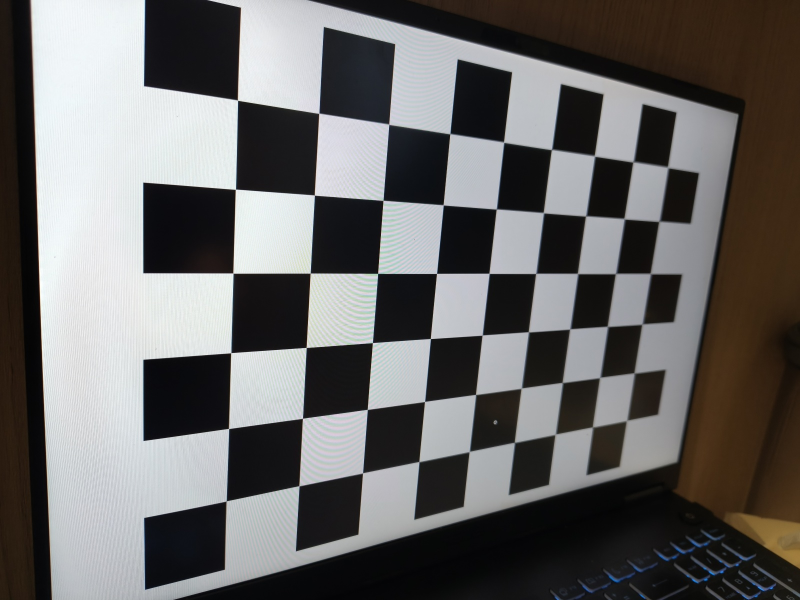
#> input picture q2_calib/calib_images/10aa432a30bf0bb5145383d28557e5f5.jpg, 1600 x 1200 px (shown at 1/2 size); its folder holds only this picture in this run
$ python calibrate.py
#> lines starting #> are read from the running program, lines starting #| are printed output that depends on the picture
"""
题二 · 相机标定脚本

用法：
    .venv\\Scripts\\python.exe q2_calib/calibrate.py
    .venv\\Scripts\\python.exe q2_calib/calibrate.py --dir q2_calib/calib_images
    .venv\\Scripts\\python.exe q2_calib/calibrate.py --square 17.9    # 实测方格边长(mm)

流程：
    findChessboardCorners 提角点 → cornerSubPix 亚像素精化 → calibrateCamera 求解
    → 用求得的参数把三维点反投影回图像，与实测角点求残差（这就是重投影误差）

输出：
    results/camera_calib.npz    给后续脚本读（undistort / measure）
    results/camera_calib.json   给人看
    q2_figs/corners_detected.png  角点检测结果拼图
"""

import argparse
import json
from pathlib import Path

import cv2
import numpy as np

BOARD_INNER = (9, 6)
# 本项目走屏幕方案，方格边长由显示器 PPI 决定，实测 25.0 mm。
# 若改用 A4 打印版，此处应为 18.0（且必须确认打印未被缩放）。
DEFAULT_SQUARE_MM = 25.0
HERE = Path(__file__).parent

# 畸变模型的自由度。手机 ISP 常已做几何矫正，解到 k3 容易过拟合，
# 表现为「径向映射在画面内折叠」——去畸变图四角撕裂。可按需收紧。
DIST_FLAGS = {
    "full": 0,
    "k3fix": cv2.CALIB_ZERO_TANGENT_DIST | cv2.CALIB_FIX_K3,
    "k1only": cv2.CALIB_ZERO_TANGENT_DIST | cv2.CALIB_FIX_K2 | cv2.CALIB_FIX_K3,
}


def parse_args():
    ap = argparse.ArgumentParser()
    ap.add_argument("--dir", default=str(HERE / "calib_images"), help="标定图目录")
    ap.add_argument("--cols", type=int, default=BOARD_INNER[0], help="内角点列数")
    ap.add_argument("--rows", type=int, default=BOARD_INNER[1], help="内角点行数")
    ap.add_argument("--square", type=float, default=DEFAULT_SQUARE_MM,
                    help="实测方格边长(mm)。本项目屏幕实测 25.0；A4 打印版为 18.0")
    ap.add_argument("--model", choices=list(DIST_FLAGS), default="full",
                    help="畸变模型自由度：full=解 k1,k2,p1,p2,k3；"
                         "k3fix=固定 k3、零切向；k1only=只解 k1（最保守）")
    ap.add_argument("--out", default=str(HERE / "results"))
    ap.add_argument("--figs", default=str(HERE / "q2_figs"))
    return ap.parse_args()


def imread_upright(path: Path):
    """读图并按 EXIF 转正。

    手机竖拍的照片像素是横的，方向信息只在 EXIF 里，cv2.imread 不读 EXIF。
    虽然角点照样能检出（标定结果不受影响），但拼图和报告里的图会全躺倒。
    优先用 PIL 按 EXIF 转正，失败时退回 cv2。
    """
    try:
        from PIL import Image, ImageOps
    except ImportError:
        return cv2.imread(str(path))

    try:
        with Image.open(path) as im:
#> im is the input picture: PIL image 1600x1200 RGB; mean R, G, B 105.3, 104, 103.1
            im = ImageOps.exif_transpose(im).convert("RGB")
            arr = np.array(im)
        return arr[:, :, ::-1].copy()
    except Exception:
        return cv2.imread(str(path))


def collect(img_dir: Path, pattern, square_mm):
    """遍历图片，返回 objpoints / imgpoints / 每张图的覆盖率 / 跳过的文件。"""
    # 世界坐标：棋盘平铺在 z=0 平面上，一格一个单位。
    # 这里用 mm 为单位，后续 solvePnP 解出的 tvec 就直接是 mm。
    objp = np.zeros((pattern[0] * pattern[1], 3), np.float32)
    objp[:, :2] = np.mgrid[0:pattern[0], 0:pattern[1]].T.reshape(-1, 2) * square_mm

    criteria = (cv2.TERM_CRITERIA_EPS + cv2.TERM_CRITERIA_MAX_ITER, 50, 1e-4)
    files = sorted([p for p in img_dir.iterdir()
                    if p.suffix.lower() in {".jpg", ".jpeg", ".png", ".bmp"}])

    objpoints, imgpoints, records, failed = [], [], [], []
    for f in files:
        img = imread_upright(f)
        if img is None:
            failed.append((f.name, "读取失败"))
            continue
        gray = cv2.cvtColor(img, cv2.COLOR_BGR2GRAY)
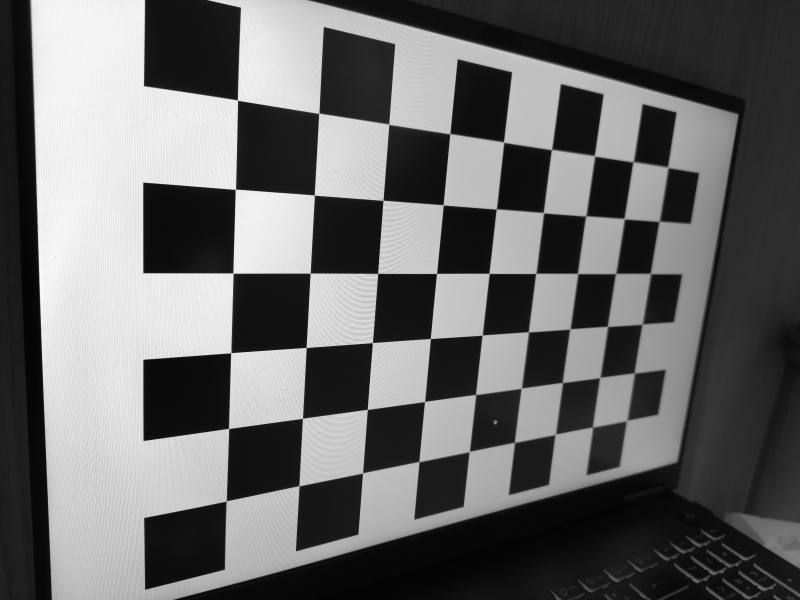
#> gray: shape (1200, 1600) (shown at 1/2 size); min 2, max 254, mean 104.3
        found, corners = cv2.findChessboardCorners(
            gray, pattern,
            cv2.CALIB_CB_ADAPTIVE_THRESH | cv2.CALIB_CB_NORMALIZE_IMAGE,
        )
#> found = True; corners = 54 rows, first 8: [478, 203], [638.1, 227.2], [778.3, 249.1], [900, 268.4], [1007.8, 285.4], [1102.8, 300.2], [1188.8, 312.5], [1265.7, 325]
        if not found:
            # 行列对调说明这张图是竖着拍的（手机常见）。强制旋转会让角点顺序
            # 与其他图不一致，进而污染 objp，所以这里只报错不擅自处理。
            rev = (pattern[1], pattern[0])
            ok_rev, _ = cv2.findChessboardCorners(
                gray, rev,
                cv2.CALIB_CB_ADAPTIVE_THRESH | cv2.CALIB_CB_NORMALIZE_IMAGE,
            )
            if ok_rev:
                failed.append((f.name, f"方向旋转 90°（内角点呈 {rev[0]}x{rev[1]}）"))
            else:
                failed.append((f.name, "未检出角点"))
            continue
        corners = cv2.cornerSubPix(gray, corners, (11, 11), (-1, -1), criteria)
#> corners = 54 rows, first 8: [475.5, 200.7], [638.1, 227], [778.1, 248.9], [900.2, 268], [1007.7, 284.7], [1103.4, 299.5], [1189.2, 312.4], [1266.5, 324.3]
        objpoints.append(objp)
        imgpoints.append(corners)
        x, y, w, h = cv2.boundingRect(corners.astype(np.int32))
#> x = 452; y = 200; w = 884; h = 803
        cover = 100.0 * (w * h) / (img.shape[0] * img.shape[1])
#> cover = 36.97
        records.append({"file": f.name, "size": img.shape[:2][::-1],
                        "cover": cover, "corners": corners, "image": img})

    return objpoints, imgpoints, records, failed


def main():
    args = parse_args()
    img_dir = Path(args.dir)
    pattern = (args.cols, args.rows)

    if not img_dir.exists():
        print(f"[错误] 目录不存在：{img_dir}")
        print("  先跑 q2_calib/capture_calib.py 采集标定图。")
        return

    print(f"[读取] {img_dir}")
    print(f"[棋盘] 内角点 {pattern[0]}x{pattern[1]}，方格 {args.square} mm\n")

    objpoints, imgpoints, records, failed = collect(img_dir, pattern, args.square)
#> objpoints = 1 item; imgpoints = 1 item; records = 1 item; failed = []

    if failed:
        print(f"[跳过 {len(failed)} 张]")
        for name, why in failed:
            print(f"   {name:24s} {why}")
        print()

    if len(objpoints) < 6:
        print(f"[错误] 仅 {len(objpoints)} 张可用于标定，至少需要 6 张，建议 15 张以上。")
#| [错误] 仅 1 张可用于标定，至少需要 6 张，建议 15 张以上。
        print("  重拍时注意：棋盘要完整入镜、光照均匀、避免反光和运动模糊。")
        return

    h, w = records[0]["size"][1], records[0]["size"][0]
    print(f"[开始标定] 有效图 {len(objpoints)} 张，分辨率 {w}x{h}")

    rms, K, dist, rvecs, tvecs = cv2.calibrateCamera(
        objpoints, imgpoints, (w, h), None, None, flags=DIST_FLAGS[args.model]
    )

    # 逐张重投影误差：把世界坐标点用解出的内外参投回图像，与检出的亚像素角点比距离
    per_image = []
    for i, rec in enumerate(records):
        proj, _ = cv2.projectPoints(objpoints[i], rvecs[i], tvecs[i], K, dist)
        err = float(np.linalg.norm(imgpoints[i].reshape(-1, 2) - proj.reshape(-1, 2), axis=1).mean())
        per_image.append((rec["file"], err, rec["cover"]))

    print("\n  每张图的重投影误差：")
    for name, err, cover in per_image:
        flag = "  <-- 偏大，建议重拍" if err > 1.0 else ""
        print(f"    {name:24s} 覆盖率 {cover:5.1f}%   误差 {err:6.3f} px{flag}")

    dist_v = dist.ravel()
    print("\n" + "=" * 60)
    print("标定结果")
    print("=" * 60)
    print(f"图像尺寸        {w} x {h}")
    print(f"内参矩阵 K")
    print(f"  [[{K[0, 0]:10.3f}   0           {K[0, 2]:10.3f}]")
    print(f"   [  0           {K[1, 1]:10.3f}   {K[1, 2]:10.3f}]")
    print(f"   [  0             0             1        ]]")
    print(f"  fx = {K[0, 0]:.3f}   fy = {K[1, 1]:.3f}   cx = {K[0, 2]:.3f}   cy = {K[1, 2]:.3f}")
    print(f"  主点偏离画面中心 dx = {K[0, 2] - w / 2:+.2f} px, "
          f"dy = {K[1, 2] - h / 2:+.2f} px")
    print(f"  fx / fy = {K[0, 0] / K[1, 1]:.5f}   （实际像素是正方形，理想值 1.0）")
    print(f"\n畸变系数 (k1, k2, p1, p2, k3)")
    print(f"  {np.array2string(dist_v, precision=6, separator=', ')}")
    print(f"\n重投影误差 RMS = {rms:.4f} px")
    print(f"  判定：", end="")
    if rms < 0.5:
        print("很好（< 0.5 px）")
    elif rms < 1.0:
        print("可接受（0.5 ~ 1.0 px）")
    else:
        print("偏大（> 1.0 px），检查是否有模糊/反光/角点检出错误的图")

    # ---- 畸变模型自洽性：径向映射在画面内必须单调 ----
    # r_d = r(1 + k1r² + k2r⁴ + k3r⁶)，导数变负意味着该半径处映射折叠，
    # 去畸变时四角会撕裂/重影。这是高阶系数过拟合的典型症状。
    k1_, k2_, _, _, k3_ = dist_v[:5]
    r_corner = max(
        np.hypot((u - K[0, 2]) / K[0, 0], (v - K[1, 2]) / K[1, 1])
        for u, v in [(0, 0), (w, 0), (0, h), (w, h)]
    )
    rs = np.linspace(0, r_corner * 1.2, 4000)
    deriv = 1 + 3 * k1_ * rs**2 + 5 * k2_ * rs**4 + 7 * k3_ * rs**6
    bad = np.where(deriv <= 0)[0]
    print(f"\n[畸变模型] 画面角落归一化半径 r_corner = {r_corner:.4f}")
    if not bad.size:
        print("  径向映射在画面内单调，模型自洽 ✓")
    elif rs[bad[0]] < r_corner:
        print(f"  ⚠ 径向映射在 r = {rs[bad[0]]:.4f} 处开始折叠，落在画面内。")
        print("    高阶系数过拟合，去畸变图四角可能出现撕裂。")
        print("    对策：加 --model k3fix 重跑；或补拍「棋盘占画面 30% 以上、落在四角」的图。")
    else:
        print(f"  折叠点在 r = {rs[bad[0]]:.4f}，在画面之外，不影响 ✓")

    # ---------------------------------------------------------------- 落盘
    out_dir = Path(args.out)
    out_dir.mkdir(parents=True, exist_ok=True)

    np.savez(out_dir / "camera_calib.npz", K=K, dist=dist, rms=rms,
             image_size=np.array([w, h]), square_mm=args.square,
             pattern=np.array(pattern))
    payload = {
        "image_size": [w, h],
        "pattern_inner": list(pattern),
        "square_mm": args.square,
        "rms_reprojection_px": round(float(rms), 6),
        "camera_matrix": [[round(float(v), 5) for v in row] for row in K],
        "dist_coeffs": [round(float(v), 6) for v in dist_v],
        "focal": {"fx": round(float(K[0, 0]), 4), "fy": round(float(K[1, 1]), 4)},
        "principal_point": {"cx": round(float(K[0, 2]), 4), "cy": round(float(K[1, 2]), 4)},
        "per_image_error_px": {n: round(e, 4) for n, e, _ in per_image},
        "num_images_used": len(records),
        "num_images_failed": len(failed),
    }
    (out_dir / "camera_calib.json").write_text(
        json.dumps(payload, ensure_ascii=False, indent=2), encoding="utf-8"
    )
    print(f"\n[已保存] {out_dir / 'camera_calib.npz'}")
    print(f"[已保存] {out_dir / 'camera_calib.json'}")

    # ---------------------------------------------------------------- 角点可视化
    fig_dir = Path(args.figs)
    fig_dir.mkdir(parents=True, exist_ok=True)

    cols, rows = 5, (len(records) + 4) // 5
    tw, th = w // 3, h // 3
    canvas = np.full((rows * th, cols * tw, 3), 245, np.uint8)
    for i, rec in enumerate(records):
        tile = cv2.resize(rec["image"], (tw, th))
        sx, sy = tw / rec["image"].shape[1], th / rec["image"].shape[0]
        # drawChessboardCorners 要求 corners 为 float32 的 (N,1,2)
        pts = (rec["corners"] * np.array([sx, sy], np.float32)).astype(np.float32)
        cv2.drawChessboardCorners(tile, pattern, pts, True)
        cv2.putText(tile, f"{i + 1:02d} {per_image[i][1]:.2f}px",
                    (6, th - 8), cv2.FONT_HERSHEY_SIMPLEX, 0.45, (0, 0, 0), 1, cv2.LINE_AA)
        r, c = divmod(i, cols)
        canvas[r * th:(r + 1) * th, c * tw:(c + 1) * tw] = tile

    cv2.putText(canvas, f"corner detection  |  {len(records)} images  |  RMS = {rms:.3f} px",
                (12, 26), cv2.FONT_HERSHEY_SIMPLEX, 0.7, (30, 30, 30), 2, cv2.LINE_AA)
    vis = fig_dir / "corners_detected.png"
    cv2.imwrite(str(vis), canvas)
    print(f"[已保存] {vis}")
    print("\n下一步：python q2_calib/undistort.py")


if __name__ == "__main__":
    main()

$ run again, on q2_calib/calib_images/3ba748ff392d33c5d4887e68b61de4fe.jpg
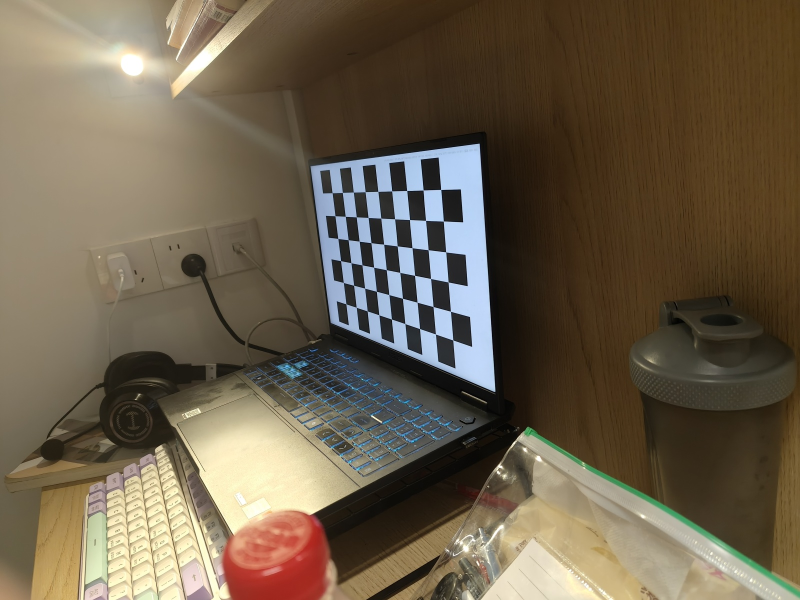
#> input picture q2_calib/calib_images/3ba748ff392d33c5d4887e68b61de4fe.jpg, 1600 x 1200 px (shown at 1/2 size)
#> in imread_upright, im is the input picture: PIL image 1600x1200 RGB; mean R, G, B 108.4, 95.8, 76.2
#> in collect, `gray = cv2.cvtColor(img, cv2.COLOR_BGR2GRAY)`:
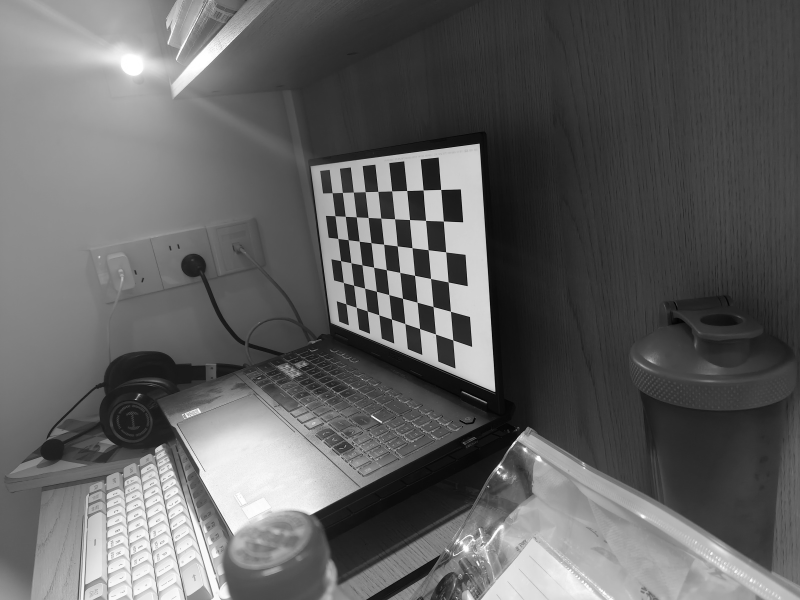
#> gray: shape (1200, 1600) (shown at 1/2 size); min 0, max 255, mean 97.3
#> in collect, `found, corners = cv2.findChessboardCorners( gray, pattern, cv2.CALIB_C..`: found = True; corners = 54 rows, first 8: [664.7, 385.9], [685.2, 385.4], [707.1, 384.5], [730.6, 383.9], [756.3, 383.3], [783.8, 382.3], [813.9, 381.5], [846.6, 380.4]
#> in collect, `corners = cv2.cornerSubPix(gray, corners, (11, 11), (-1, -1), criteria)`: corners = 54 rows, first 8: [664.7, 386], [685.2, 385.4], [707.1, 384.5], [730.7, 383.8], [756.3, 383.2], [783.9, 382.3], [813.9, 381.5], [846.6, 380.5]
#> x = 664; y = 379; w = 243; h = 302
#> cover = 3.82
#> objpoints = 1 item; failed = []
#| [错误] 仅 1 张可用于标定，至少需要 6 张，建议 15 张以上。

$ run again, on q2_calib/calib_images/3e65cecf54218b7597e29fb25c62d78b.jpg
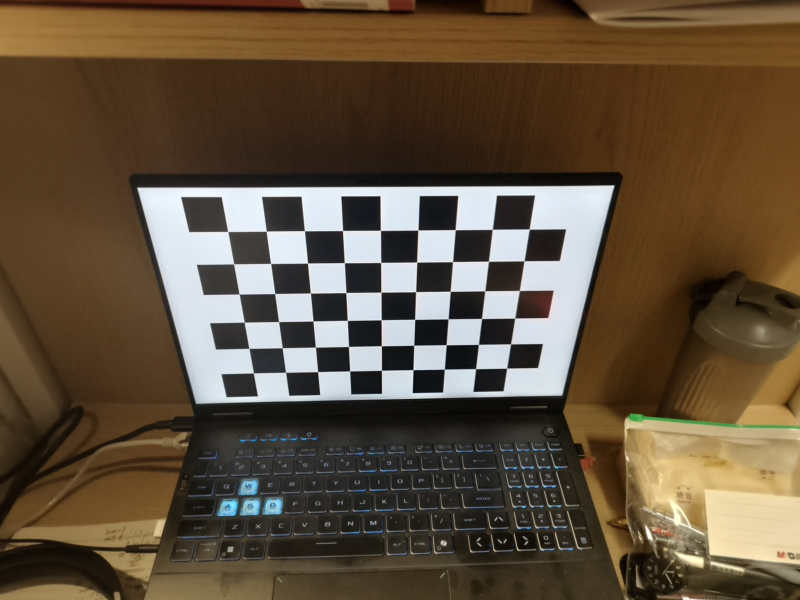
#> input picture q2_calib/calib_images/3e65cecf54218b7597e29fb25c62d78b.jpg, 1600 x 1200 px (shown at 1/2 size)
#> in imread_upright, im is the input picture: PIL image 1600x1200 RGB; mean R, G, B 96.7, 80.6, 61.1
#> in collect, `gray = cv2.cvtColor(img, cv2.COLOR_BGR2GRAY)`:
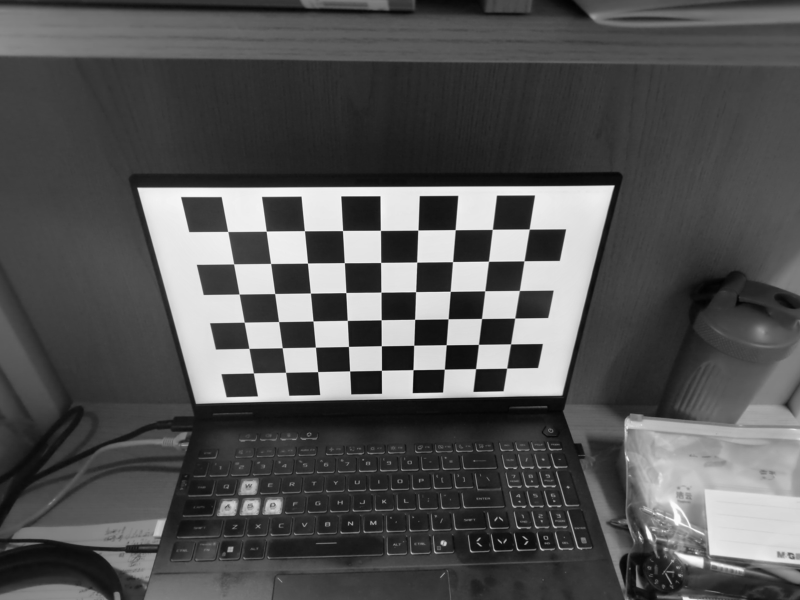
#> gray: shape (1200, 1600) (shown at 1/2 size); min 1, max 253, mean 83.1
#> in collect, `found, corners = cv2.findChessboardCorners( gray, pattern, cv2.CALIB_C..`: found = True; corners = 54 rows, first 8: [455.9, 463.3], [532.9, 462.8], [609.3, 461.9], [685.6, 461.6], [761.1, 461], [836.2, 460.6], [910.9, 459.9], [984.9, 459.2]
#> in collect, `corners = cv2.cornerSubPix(gray, corners, (11, 11), (-1, -1), criteria)`: corners = 54 rows, first 8: [456, 463.4], [532.8, 462.7], [609.3, 462], [685.6, 461.5], [761.2, 461.2], [836.3, 460.6], [910.8, 459.8], [985.1, 459.1]
#> x = 455; y = 458; w = 604; h = 289
#> cover = 9.09
#> objpoints = 1 item; failed = []
#| [错误] 仅 1 张可用于标定，至少需要 6 张，建议 15 张以上。

$ run again, on q2_calib/calib_images/3ea63a88b629da141e9b9a8718addaf2.jpg
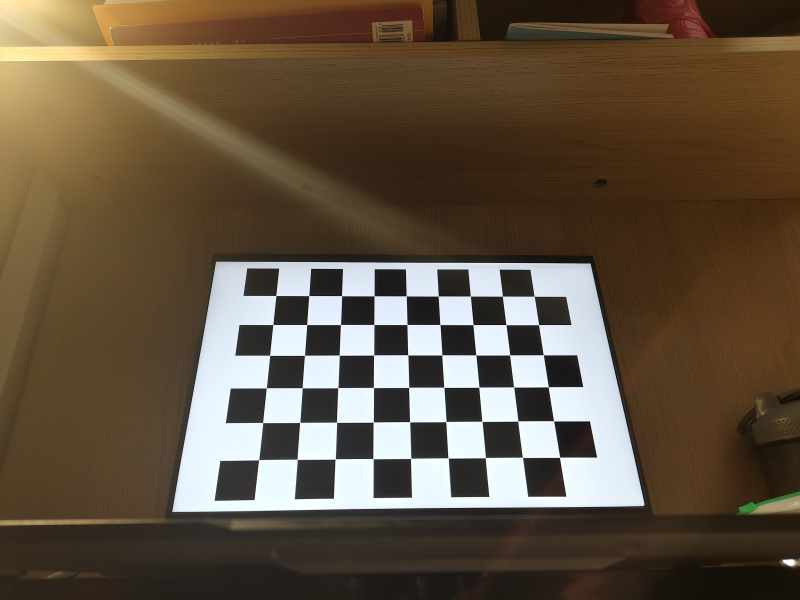
#> input picture q2_calib/calib_images/3ea63a88b629da141e9b9a8718addaf2.jpg, 1600 x 1200 px (shown at 1/2 size)
#> in imread_upright, im is the input picture: PIL image 1600x1200 RGB; mean R, G, B 97.8, 83.2, 65.6
#> in collect, `gray = cv2.cvtColor(img, cv2.COLOR_BGR2GRAY)`:
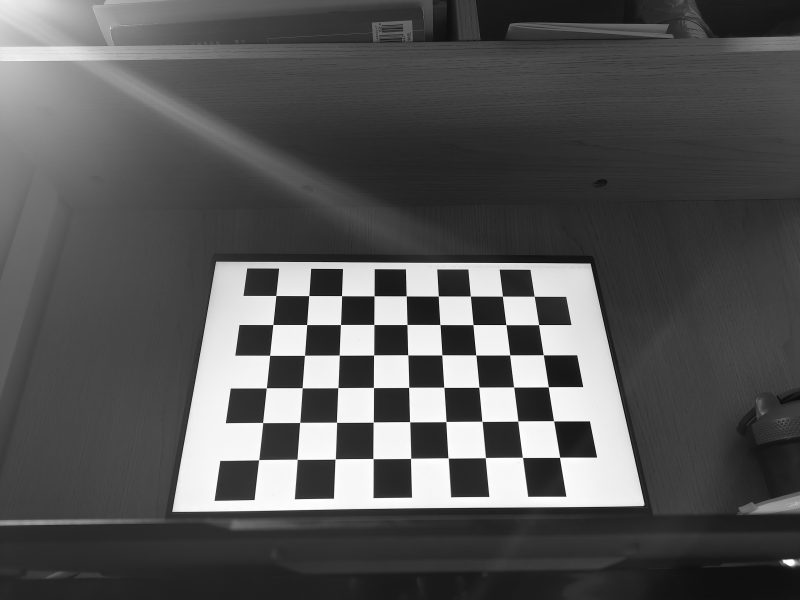
#> gray: shape (1200, 1600) (shown at 1/2 size); min 0, max 255, mean 85.6
#> in collect, `found, corners = cv2.findChessboardCorners( gray, pattern, cv2.CALIB_C..`: found = True; corners = 54 rows, first 8: [552.3, 591.5], [618.1, 591.7], [683.6, 591.9], [748.5, 592.3], [812.8, 592.4], [877, 592.5], [941.3, 592.6], [1005.3, 592.6]
#> in collect, `corners = cv2.cornerSubPix(gray, corners, (11, 11), (-1, -1), criteria)`: corners = 54 rows, first 8: [552.2, 591.5], [618.1, 591.7], [683.6, 591.9], [748.6, 592.3], [812.8, 592.4], [877, 592.5], [941.2, 592.5], [1005.3, 592.6]
#> x = 517; y = 591; w = 603; h = 329
#> cover = 10.33
#> objpoints = 1 item; failed = []
#| [错误] 仅 1 张可用于标定，至少需要 6 张，建议 15 张以上。
